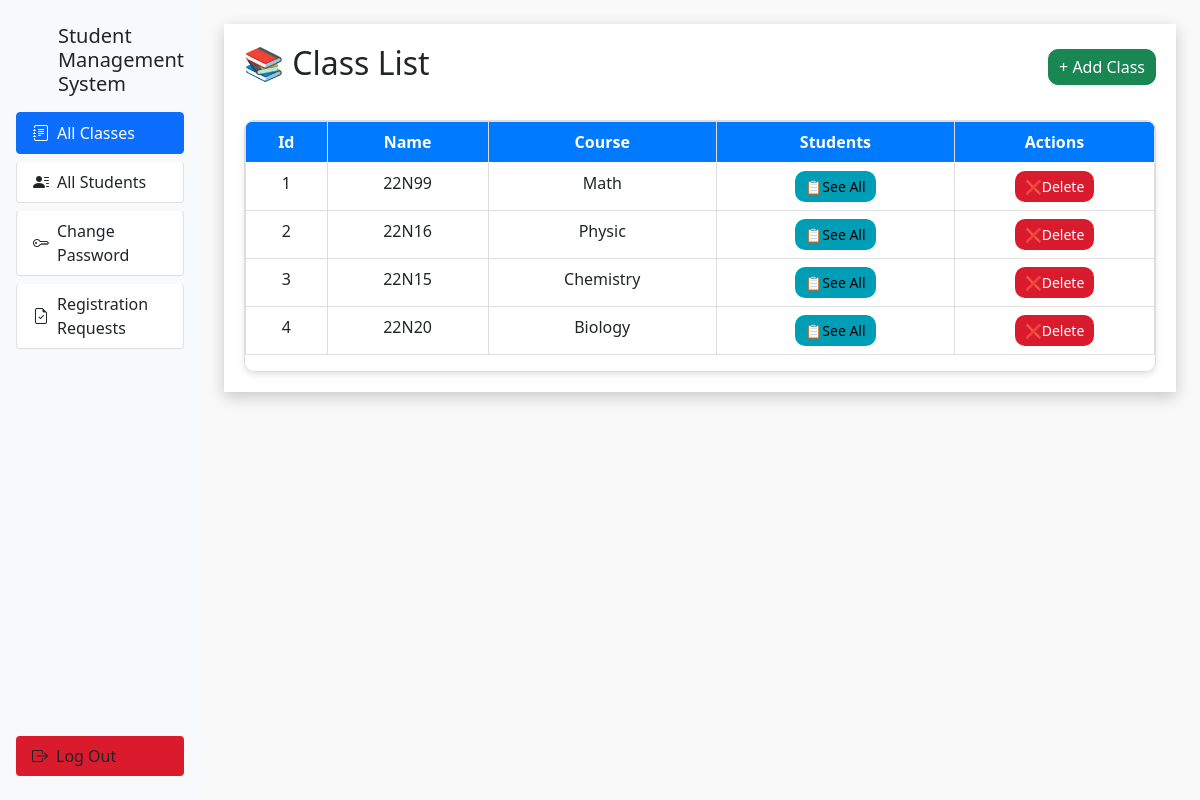
The page /admin/class/ on the database its author committed.
### main.py (models this page shows)
class Class(db.Model):
    id_class = db.Column(db.Integer, primary_key=True)
    name = db.Column(db.String(255), nullable=False)
    id_subject = db.Column(db.Integer, db.ForeignKey('subject.id_subject'), nullable=True)
    id_user = db.Column(db.Integer, db.ForeignKey('user.id'), nullable=True)

class Subject(db.Model):
    id_subject = db.Column(db.Integer, primary_key=True)
    name = db.Column(db.String(255), nullable=False)
    id_class = db.Column(db.Integer, db.ForeignKey('class.id_class'), nullable=True)

### main.py (the view)
@app.route('/admin/class/')
def get_all_class():
    if not session.get('user_id') and session.get('role') == 'admin':
        return redirect('/admin')
    classes = Class.query.join(Subject, Class.id_subject == Subject.id_subject).add_column(Subject.name.label("subject_name")).all()
    return render_template("/admin/all-class.html", title="All Class", classes = classes)

### templates/admin/all-class.html (shortened to what this page needs)
{% extends "admin/layout.html" %}
{% block content %}
<div class="wrapper">
    <div class="content">
        <div class="header">
            <h2>📚 Class List</h2>
            <a href="/admin/class/add" class="btn btn-success">+ Add Class</a>
        </div>
        <div class="table-container">
            <table class="table">
                <thead>
                    <tr>
                        <th>Id</th>
                        <th>Name</th>
                        <th>Course</th>
                        <th>Students</th>
                        <th style="width: 200px;">Actions</th>
                    </tr>
                </thead>
                <tbody>
                    {% for class, subject_name in classes %}
                    <tr>
                        <td>{{ class.id_class }}</td>
                        <td>{{ class.name }}</td>
                        <td>{{ subject_name }}</td>
                        <td>
                            <a href="/admin/class?id={{ class.id_class }}" class="btn btn-info btn-sm">📋See All</a>
                        </td>
                        <td>
                            <form action="/admin/class/delete/{{ class.id_class }}" method="POST" class="d-inline">
                                <button type="submit" class="btn btn-danger btn-sm"
                                    onclick="return confirm('Are you sure you want to delete this class?');">❌Delete</button>
                            </form>
                        </td>
                    </tr>
                    {% endfor %}
                </tbody>
            </table>
        </div>
    </div>
</div>
{% endblock content %}

### templates/admin/all-class.html (style rules this page uses)
body { margin: 0; padding: 0; background: #f9f9f9; }
.wrapper { width: 100%; padding: 20px; display: flex; flex-direction: column; background: #ffffff; box-shadow: 0px 5px 15px rgba(0, 0, 0, 0.2); }
.content { width: 100%; display: flex; flex-direction: column; gap: 20px; }
.header { display: flex; justify-content: space-between; align-items: center; margin-bottom: 10px; }
.table-container { border: 1px solid #ddd; border-radius: 10px; overflow: auto; box-shadow: 0px 3px 6px rgba(0, 0, 0, 0.1); }
table { width: 100%; border-collapse: collapse; }
table thead { background: #007bff; color: white; }
table th, table td { padding: 10px; text-align: center; border: 1px solid #ddd; }
.btn { border-radius: 10px; padding: 5px 10px; }
.btn-info { background-color: #009eb6; border: none; }
.btn-danger { background-color: #da1a2d; border: none; }

### rows shown on the page
Class: id_class "1", name "22N99", name "Math"
Class: id_class "2", name "22N16", name "Physic"
Class: id_class "3", name "22N15", name "Chemistry"
Class: id_class "4", name "22N20", name "Biology"
